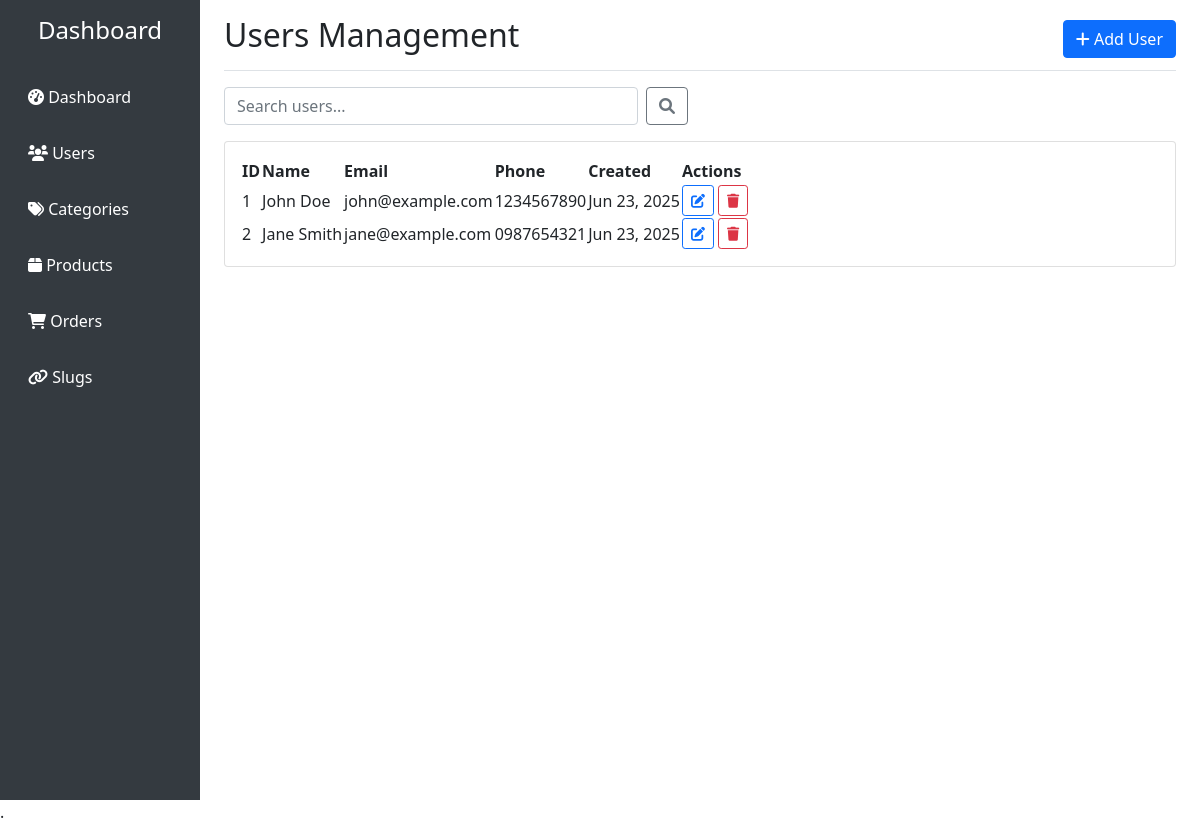
The page /users.php on the database its author committed.
### tables this page shows
CREATE TABLE users (
    id INT AUTO_INCREMENT PRIMARY KEY,
    name VARCHAR(100) NOT NULL,
    email VARCHAR(150) UNIQUE NOT NULL,
    password VARCHAR(255) NOT NULL,
    phone VARCHAR(20),
    address TEXT,
    created_at TIMESTAMP DEFAULT CURRENT_TIMESTAMP
);

### includes/functions.php (called while the page is built, shortened)
<?php
function paginate($total, $page, $perPage = 10) {
    $totalPages = ceil($total / $perPage);
    $offset = ($page - 1) * $perPage;
    return [
        'total' => $total,
        'totalPages' => $totalPages,
        'currentPage' => $page,
        'perPage' => $perPage,
        'offset' => $offset,
        'hasNext' => $page < $totalPages,
        'hasPrev' => $page > 1
    ];
}
?>

### users.php (the view, shortened to what this page needs)
<?php
require_once 'includes/functions.php';
$database = new Database();
$db = $database->getConnection();
$search = $_GET['search'] ?? '';
$page = $_GET['page'] ?? 1;
$perPage = 10;
$whereClause = '';
$params = [];
$countSql = "SELECT COUNT(*) as total FROM users $whereClause";
$stmt = $db->prepare($countSql);
$stmt->execute($params);
$total = $stmt->fetch(PDO::FETCH_ASSOC)['total'];
$pagination = paginate($total, $page, $perPage);
$sql = "SELECT * FROM users $whereClause ORDER BY created_at DESC LIMIT {$pagination['perPage']} OFFSET {$pagination['offset']}";
$stmt = $db->prepare($sql);
$stmt->execute($params);
$users = $stmt->fetchAll(PDO::FETCH_ASSOC);
?>
<!DOCTYPE html>
<html lang="en">
<head>
        <link href="https://cdn.jsdelivr.net/npm/bootstrap@5.1.3/dist/css/bootstrap.min.css" rel="stylesheet">
    <link href="https://cdnjs.cloudflare.com/ajax/libs/font-awesome/6.0.0/css/all.min.css" rel="stylesheet">
    <link rel="stylesheet" href="https://cdn.datatables.net/2.3.2/css/dataTables.dataTables.css" />
</head>
<body>
    <div class="container-fluid">
        <div class="row">
            <nav class="col-md-3 col-lg-2 d-md-block sidebar collapse">
                <div class="position-sticky pt-3">
                    <h4 class="text-white text-center mb-4">Dashboard</h4>
                    <ul class="nav flex-column">
                        <li class="nav-item">
                            <a class="nav-link" href="index.php">
                                <i class="fas fa-tachometer-alt"></i> Dashboard
                            </a>
                        </li>
                        <li class="nav-item">
                            <a class="nav-link active" href="users.php">
                                <i class="fas fa-users"></i> Users
                            </a>
                        </li>
                        <li class="nav-item">
                            <a class="nav-link" href="categories.php">
                                <i class="fas fa-tags"></i> Categories
                            </a>
                        </li>
                        <li class="nav-item">
                            <a class="nav-link" href="products.php">
                                <i class="fas fa-box"></i> Products
                            </a>
                        </li>
                        <li class="nav-item">
                            <a class="nav-link" href="orders.php">
                                <i class="fas fa-shopping-cart"></i> Orders
                            </a>
                        </li>
                        <li class="nav-item">
                            <a class="nav-link" href="slugs.php">
                                <i class="fas fa-link"></i> Slugs
                            </a>
                        </li>
                    </ul>
                </div>
            </nav>
            <main class="col-md-9 ms-sm-auto col-lg-10 px-md-4">
                <div class="d-flex justify-content-between flex-wrap flex-md-nowrap align-items-center pt-3 pb-2 mb-3 border-bottom">
                    <h1 class="h2">Users Management</h1>
                    <button class="btn btn-primary" data-bs-toggle="modal" data-bs-target="#userModal">
                        <i class="fas fa-plus"></i> Add User
                    </button>
                </div>
                <div class="row mb-3">
                    <div class="col-md-6">
                        <form method="GET" class="d-flex">
                            <input type="text" name="search" class="form-control" placeholder="Search users..." value="<?php echo htmlspecialchars($search); ?>">
                            <button type="submit" class="btn btn-outline-secondary ms-2">
                                <i class="fas fa-search"></i>
                            </button>
                        </form>
                    </div>
                </div>
                <div class="card">
                    <div class="card-body">
                        <div class="table-responsive">
                            <table id="myTable" class="display">
                                <thead>
                                    <tr>
                                        <th>ID</th>
                                        <th>Name</th>
                                        <th>Email</th>
                                        <th>Phone</th>
                                        <th>Created</th>
                                        <th>Actions</th>
                                    </tr>
                                </thead>
                                <tbody>
                                    <?php foreach ($users as $user): ?>
                                    <tr>
                                        <td><?php echo $user['id']; ?></td>
                                        <td><?php echo htmlspecialchars($user['name']); ?></td>
                                        <td><?php echo htmlspecialchars($user['email']); ?></td>
                                        <td><?php echo htmlspecialchars($user['phone']); ?></td>
                                        <td><?php echo date('M d, Y', strtotime($user['created_at'])); ?></td>
                                        <td>
                                            <a href="?edit=<?php echo $user['id']; ?>" class="btn btn-sm btn-outline-primary">
                                                <i class="fas fa-edit"></i>
                                            </a>
                                            <form method="POST" class="d-inline" onsubmit="return confirm('Are you sure?')">
                                                <button type="submit" class="btn btn-sm btn-outline-danger">
                                                    <i class="fas fa-trash"></i>
                                                </button>
                                            </form>
                                        </td>
                                    </tr>
                                    <?php endforeach; ?>
                                </tbody>
                            </table>
                        </div>
                    </div>
                </div>
            </main>
        </div>
    </div>
          .
</body>
</html>

### users.php (style rules this page uses)
.sidebar { min-height: 100vh; background: #343a40; }
.sidebar .nav-link { color: #fff; padding: 1rem; }

### rows shown on the page
users: id "1", name "John Doe", email "john@example.com", phone "1234567890", created_at "Jun 23, 2025"
users: id "2", name "Jane Smith", email "jane@example.com", phone "0987654321", created_at "Jun 23, 2025"
